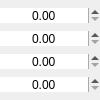
          <widget class="QWidget" name="cmyk_value" native="true">
           <property name="maximumSize">
            <size>
             <width>100</width>
             <height>16777215</height>
            </size>
           </property>
           <layout class="QVBoxLayout" name="cmyk_value_layout">
            <property name="spacing">
             <number>1</number>
            </property>
            <property name="leftMargin">
             <number>0</number>
            </property>
            <property name="topMargin">
             <number>1</number>
            </property>
            <property name="rightMargin">
             <number>0</number>
            </property>
            <property name="bottomMargin">
             <number>1</number>
            </property>
            <item>
             <widget class="QDoubleSpinBox" name="cmyk_1_value">
              <property name="sizePolicy">
               <sizepolicy hsizetype="Preferred" vsizetype="Preferred">
                <horstretch>0</horstretch>
                <verstretch>0</verstretch>
               </sizepolicy>
              </property>
              <property name="maximumSize">
               <size>
                <width>100</width>
                <height>15</height>
               </size>
              </property>
              <property name="focusPolicy">
               <enum>Qt::ClickFocus</enum>
              </property>
              <property name="frame">
               <bool>false</bool>
              </property>
              <property name="alignment">
               <set>Qt::AlignCenter</set>
              </property>
              <property name="maximum">
               <double>100.000000000000000</double>
              </property>
             </widget>
            </item>
            <item>
             <widget class="QDoubleSpinBox" name="cmyk_2_value">
              <property name="sizePolicy">
               <sizepolicy hsizetype="Preferred" vsizetype="Preferred">
                <horstretch>0</horstretch>
                <verstretch>0</verstretch>
               </sizepolicy>
              </property>
              <property name="maximumSize">
               <size>
                <width>100</width>
                <height>15</height>
               </size>
              </property>
              <property name="focusPolicy">
               <enum>Qt::ClickFocus</enum>
              </property>
              <property name="frame">
               <bool>false</bool>
              </property>
              <property name="alignment">
               <set>Qt::AlignCenter</set>
              </property>
              <property name="maximum">
               <double>100.000000000000000</double>
              </property>
             </widget>
            </item>
            <item>
             <widget class="QDoubleSpinBox" name="cmyk_3_value">
              <property name="sizePolicy">
               <sizepolicy hsizetype="Preferred" vsizetype="Preferred">
                <horstretch>0</horstretch>
                <verstretch>0</verstretch>
               </sizepolicy>
              </property>
              <property name="maximumSize">
               <size>
                <width>100</width>
                <height>15</height>
               </size>
              </property>
              <property name="focusPolicy">
               <enum>Qt::ClickFocus</enum>
              </property>
              <property name="frame">
               <bool>false</bool>
              </property>
              <property name="alignment">
               <set>Qt::AlignCenter</set>
              </property>
              <property name="maximum">
               <double>100.000000000000000</double>
              </property>
             </widget>
            </item>
            <item>
             <widget class="QDoubleSpinBox" name="cmyk_4_value">
              <property name="sizePolicy">
               <sizepolicy hsizetype="Preferred" vsizetype="Preferred">
                <horstretch>0</horstretch>
                <verstretch>0</verstretch>
               </sizepolicy>
              </property>
              <property name="maximumSize">
               <size>
                <width>100</width>
                <height>15</height>
               </size>
              </property>
              <property name="focusPolicy">
               <enum>Qt::ClickFocus</enum>
              </property>
              <property name="frame">
               <bool>false</bool>
              </property>
              <property name="alignment">
               <set>Qt::AlignCenter</set>
              </property>
              <property name="maximum">
               <double>100.000000000000000</double>
              </property>
             </widget>
            </item>
           </layout>
          </widget>
